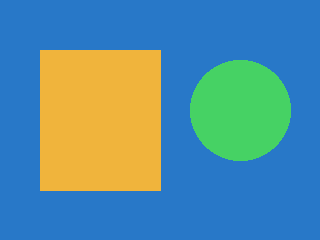
#> input picture 深度学习自主学习/03_第三课：OpenCV基础图像变换/input/sample.png, 320 x 240 px
$ python demo.py
#> lines starting #> are read from the running program, lines starting #| are printed output that depends on the picture
import os  # 导入已学的 os，用于拼接相对路径和创建目录
import cv2  # 导入 OpenCV 的 Python 接口

input_path = os.path.join('input', 'sample.png')  # 从本课工作目录拼出英文相对输入路径
output_dir = 'output_demo'  # 指定演示专用输出目录，与练习分开
os.makedirs(output_dir, exist_ok=True)  # 创建输出目录，已存在时继续使用
image_bgr = cv2.imread(input_path, cv2.IMREAD_COLOR)  # 函数①：读取三通道 BGR 图片
#> image_bgr is the input picture: shape (240, 320, 3); mean B, G, R 158.5, 142.7, 87.6
if image_bgr is None:  # 先检查读取结果，避免对 None 查看形状
    raise FileNotFoundError('无法读取 input/sample.png，请检查本课工作目录和输入文件')  # 说明失败原因
print('原图 shape：', image_bgr.shape)  # 打印原图的高、宽、通道
#| 原图 shape： (240, 320, 3)
print('原图 dtype：', image_bgr.dtype)  # 打印每个颜色分量的数据类型
#| 原图 dtype： uint8
print('原图左上角 BGR：', image_bgr[0, 0].tolist())  # 把左上角像素转成列表再打印
#| 原图左上角 BGR： [200, 120, 40]

image_rgb = cv2.cvtColor(image_bgr, cv2.COLOR_BGR2RGB)  # 函数③：把 BGR 排列转换成 RGB
print('RGB 左上角：', image_rgb[0, 0].tolist())  # 打印同一像素在 RGB 中的分量顺序
#| RGB 左上角： [40, 120, 200]
restored_bgr = cv2.cvtColor(image_rgb, cv2.COLOR_RGB2BGR)  # 函数③：准备交给 OpenCV 保存前，先转回 BGR
resized_bgr = cv2.resize(image_bgr, (200, 100), interpolation=cv2.INTER_AREA)  # 函数④：固定为宽 200、高 100
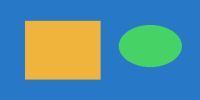
#> resized_bgr: shape (100, 200, 3); mean B, G, R 158.5, 142.7, 87.6
print('缩放图 shape：', resized_bgr.shape)  # 打印时仍然是高在前、宽在后
#| 缩放图 shape： (100, 200, 3)
print('缩放图 dtype：', resized_bgr.dtype)  # 核对缩放后每个分量的类型
#| 缩放图 dtype： uint8

gray = cv2.cvtColor(resized_bgr, cv2.COLOR_BGR2GRAY)  # 函数③：从缩放后的 BGR 彩图生成灰度图
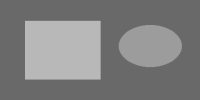
#> gray: shape (100, 200); min 105, max 184, mean 127.9
image_horizontal = cv2.flip(resized_bgr, 1)  # 函数⑤：对缩放图执行左右翻转
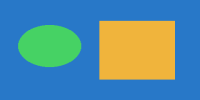
#> image_horizontal: shape (100, 200, 3); mean B, G, R 158.5, 142.7, 87.6
image_vertical = cv2.flip(resized_bgr, 0)  # 函数⑤：另外从同一缩放图执行上下翻转
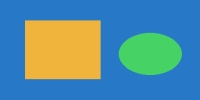
#> image_vertical: shape (100, 200, 3); mean B, G, R 158.5, 142.7, 87.6
print('灰度图 shape：', gray.shape)  # 灰度图只打印高和宽两个维度
#| 灰度图 shape： (100, 200)
print('灰度图 dtype：', gray.dtype)  # 灰度图依然用 uint8 存亮度值
#| 灰度图 dtype： uint8
print('水平翻转 shape：', image_horizontal.shape)  # 翻转不会交换宽高
#| 水平翻转 shape： (100, 200, 3)
print('垂直翻转 shape：', image_vertical.shape)  # 上下翻转同样保持形状
#| 垂直翻转 shape： (100, 200, 3)

copy_path = os.path.join(output_dir, 'sample_copy.png')  # 拼出原图副本的输出路径
rgb_path = os.path.join(output_dir, 'rgb_restored.png')  # 拼出 RGB 转回 BGR 后的输出路径
resize_path = os.path.join(output_dir, 'resized.png')  # 拼出缩放结果的输出路径
gray_path = os.path.join(output_dir, 'gray.png')  # 拼出灰度结果的输出路径
horizontal_path = os.path.join(output_dir, 'horizontal.png')  # 拼出水平翻转结果的输出路径
vertical_path = os.path.join(output_dir, 'vertical.png')  # 拼出垂直翻转结果的输出路径
print('保存原图副本：', cv2.imwrite(copy_path, image_bgr))  # 函数②：写入 BGR 原图并打印真实成功状态
#| 保存原图副本： True
print('保存 RGB 往返图：', cv2.imwrite(rgb_path, restored_bgr))  # 函数②：写入转回 BGR 的彩色数组
#| 保存 RGB 往返图： True
print('保存缩放图：', cv2.imwrite(resize_path, resized_bgr))  # 函数②：写入缩放后的图片
#| 保存缩放图： True
print('保存灰度图：', cv2.imwrite(gray_path, gray))  # 函数②：写入二维灰度数组
#| 保存灰度图： True
print('保存水平翻转图：', cv2.imwrite(horizontal_path, image_horizontal))  # 函数②：写入左右镜像结果
#| 保存水平翻转图： True
print('保存垂直翻转图：', cv2.imwrite(vertical_path, image_vertical))  # 函数②：写入上下镜像结果
#| 保存垂直翻转图： True

saved_gray = cv2.imread(gray_path, cv2.IMREAD_UNCHANGED)  # 函数①：保留文件原有通道方式，读回灰度图
if saved_gray is None:  # 核对文件确实可以重新解码
    raise RuntimeError('灰度文件读回失败')  # 保存状态与可读取状态分别检查
print('读回灰度 shape：', saved_gray.shape)  # 若用彩色读取模式，灰度文件也会被读成三通道
#| 读回灰度 shape： (100, 200)
print('读回灰度 dtype：', saved_gray.dtype)  # 打印保存后重新读取的真实类型
#| 读回灰度 dtype： uint8
